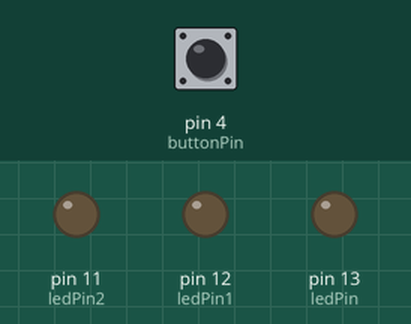
This sketch was run on a simulated Arduino Uno, built with avr-gcc and run on an emulated ATmega328P. Shown: output pins drawn as LEDs (lit = HIGH). The inputs (shaded band) are chosen by the test bench; at power-on: pin 4 (buttonPin) LOW.

Above: at 1.2 s.
1.3 s: pin 4 (buttonPin) pulled HIGH for 0.15 s
At 1.8 s:
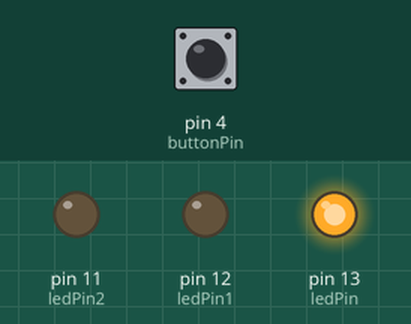
2.9 s: pin 4 (buttonPin) pulled HIGH for 1 s
At 4.3 s:
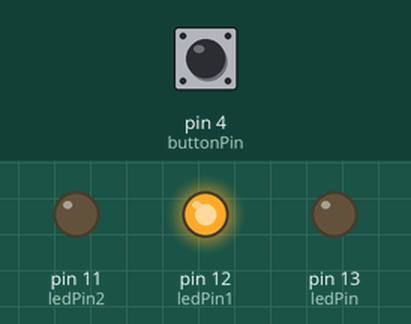
5.4 s: pin 4 (buttonPin) pulled HIGH for 0.15 s
At 6.2 s:
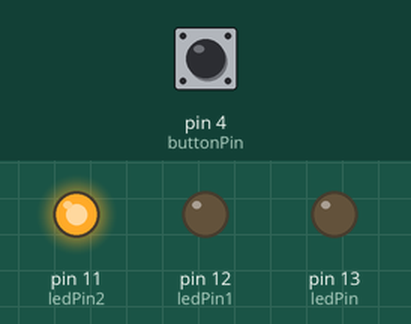
7.0 s: pin 4 (buttonPin) pulled HIGH for 3.2 s
At 11.6 s:
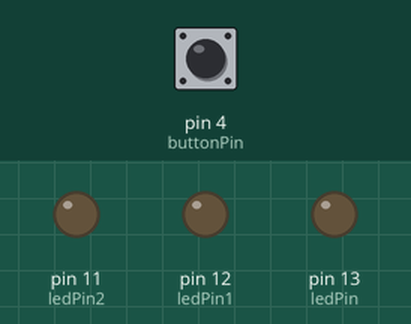
Timing chart, 0 to 12.7 s (numbered marks = the images above; inputs shaded):
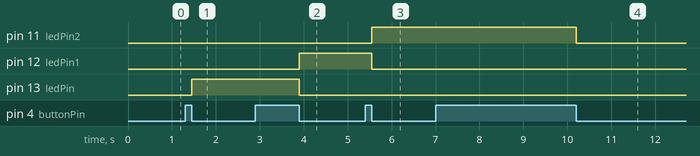

The sketch:

code.ino
```cpp
// constants won't change. They're used here to set pin numbers:

const int buttonPin =  4;     // the number of the pushbutton pin

const int ledPin       = 13;      // the number of the LED pin
const int ledPin1      = 12;
const int ledPin2      = 11;

// variables will change:
int  initial    = 0;       //hold current  initial
int oldstate    = 0;       //hold last  initial
int buttonstate = 0;      // variable for reading the pushbutton status

void setup() {
  pinMode(ledPin, OUTPUT);   // initialize the LED pin as an output:
  pinMode(ledPin1, OUTPUT);
  pinMode(ledPin2, OUTPUT);
  pinMode(buttonPin, INPUT); // initialize the pushbutton pin as an input:
}
void loop(){
  //debouncing routline to read button
  buttonstate = digitalRead(buttonPin);  //state the  initial of button
  if(buttonstate == HIGH){               //check if it has been pressed
    delay(50);
    buttonstate = digitalRead(buttonPin);//state button again
    if(buttonstate == LOW){              //if it is 0 considered one press
     initial = oldstate + 1;        //increase  initial by 1
    }
  }else{                          //check if it has been NOT pressed
      delay(100);
      }
   switch (initial){               //react to button press a  initial
     case 1:                     //if  initial is 1
       digitalWrite(ledPin, HIGH);//on
       digitalWrite(ledPin1, LOW);//off
       digitalWrite(ledPin2, LOW);//off
       oldstate =  initial;               //set oldstate  initial as current  initial
       break;
     case 2:
       digitalWrite(ledPin, LOW);
       digitalWrite(ledPin1, HIGH);
       digitalWrite(ledPin2, LOW);
       oldstate =  initial;
       break;
     case 3:
       digitalWrite(ledPin, LOW);
       digitalWrite(ledPin1, LOW);
       digitalWrite(ledPin2, HIGH);
       oldstate =  initial;
       break;
     default:                      //if  initial is not 1 2 3
       digitalWrite(ledPin, LOW);  //off
       digitalWrite(ledPin1, LOW);
       digitalWrite(ledPin2, LOW);
       oldstate = 0;                    //reset to all off/initial 0
       break;
     }
}
```

Measured:
- after the input at 1.3 s, pin 13 (ledPin): LOW → HIGH after 0.15 s
- after the input at 2.9 s, pin 12 (ledPin1): LOW → HIGH after 1.0 s; pin 13 (ledPin): HIGH → LOW after 1.0 s
- after the input at 5.4 s, pin 11 (ledPin2): LOW → HIGH after 0.15 s; pin 12 (ledPin1): HIGH → LOW after 0.15 s
- after the input at 7.0 s, pin 11 (ledPin2): HIGH → LOW after 3.2 s
